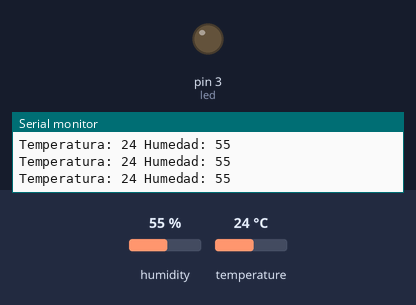
The sketch below on a simulated Arduino Uno, built with avr-gcc and run on an emulated ATmega328P. Shown: output pins drawn as LEDs (lit = HIGH), the last lines printed to the serial monitor. Inputs (shaded band) come from the test bench; at power-on: temperature 24 °C, humidity 55 %.

Above: at 2.8 s.
2.9 s: temperature set to 26 °C
5.7 s: temperature set to 29 °C
At 7.8 s:
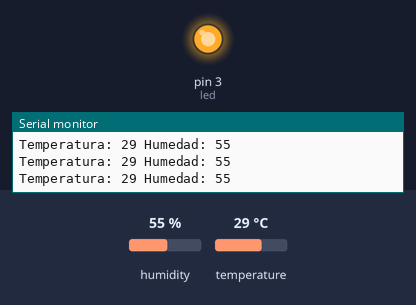
8.4 s: temperature set to 12 °C
At 11.5 s:
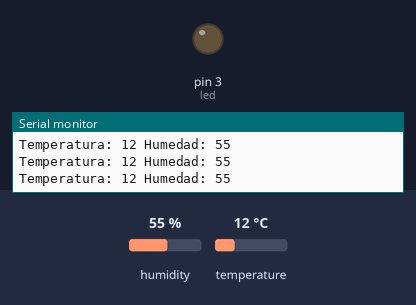
12.1 s: temperature set to 28 °C
At 13.9 s:
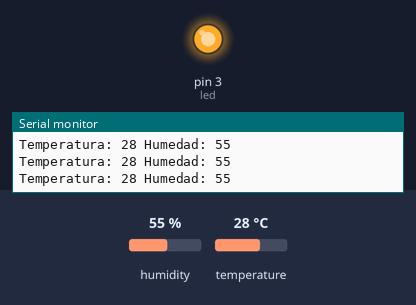
Timing chart, 0 to 15.4 s (numbered marks = the images above; inputs shaded):
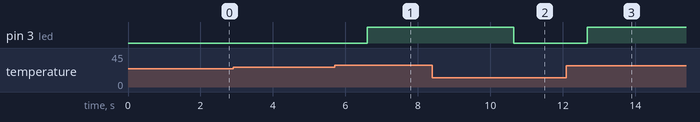

The sketch:

SensorDeTemperatura.ino
```cpp
#include <Adafruit_Sensor.h>    // Biblioteca principal de Adafruit para sensores
#include <DHT.h>                 // Biblioteca específica para el sensor DHT
#include <DHT_U.h>               // Biblioteca adicional para funciones específicas de los sensores DHT

// Definición de pines y variables
int led = 3;                    // El pin donde está conectado el LED
int SENSOR = 4;                 // El pin donde está conectado el sensor DHT
int temperatura;                // Variable para almacenar la temperatura leída
int humedad;                    // Variable para almacenar la humedad leída

DHT dht(SENSOR, DHT11);         // Se crea un objeto 'dht' del tipo DHT, especificando el pin y el modelo de sensor (DHT11)

void setup() {
  // Este bloque de código se ejecuta una sola vez al inicio del programa
  Serial.begin(9600);           // Inicializa la comunicación serial a 9600 baudios
  dht.begin();                  // Inicializa el sensor DHT
  pinMode(led, OUTPUT);         // Configura el pin del LED como salida
}

void loop() {
  // Este bloque de código se ejecuta de manera repetitiva

  temperatura = dht.readTemperature();  // Lee la temperatura del sensor DHT y la guarda en la variable 'temperatura'
  humedad = dht.readHumidity();        // Lee la humedad del sensor DHT y la guarda en la variable 'humedad'

  // Imprime en el monitor serial la temperatura y la humedad
  Serial.print("Temperatura: ");
  Serial.print(temperatura);           // Muestra la temperatura
  Serial.print(" Humedad: ");
  Serial.println(humedad);             // Muestra la humedad y salta a una nueva línea

  delay(500);                         // Espera medio segundo (500 milisegundos) antes de volver a leer los valores

  if (temperatura >= 28) {            // Si la temperatura es mayor o igual a 28 grados
    digitalWrite(led, HIGH);          // Enciende el LED (pone el pin en HIGH)
  } else {
    digitalWrite(led, LOW);           // Si la temperatura es menor a 28, apaga el LED (pone el pin en LOW)
  }
}
```

Measured:
- the behaviour switches between 27 and 28 °C on temperature (found by bisection; images 0 and 1)
- after the input at 5.7 s, pin 3 (led): LOW → HIGH after 0.90 s
- after the input at 8.4 s, pin 3 (led): HIGH → LOW after 2.2 s
- after the input at 12.1 s, pin 3 (led): LOW → HIGH after 0.57 s
